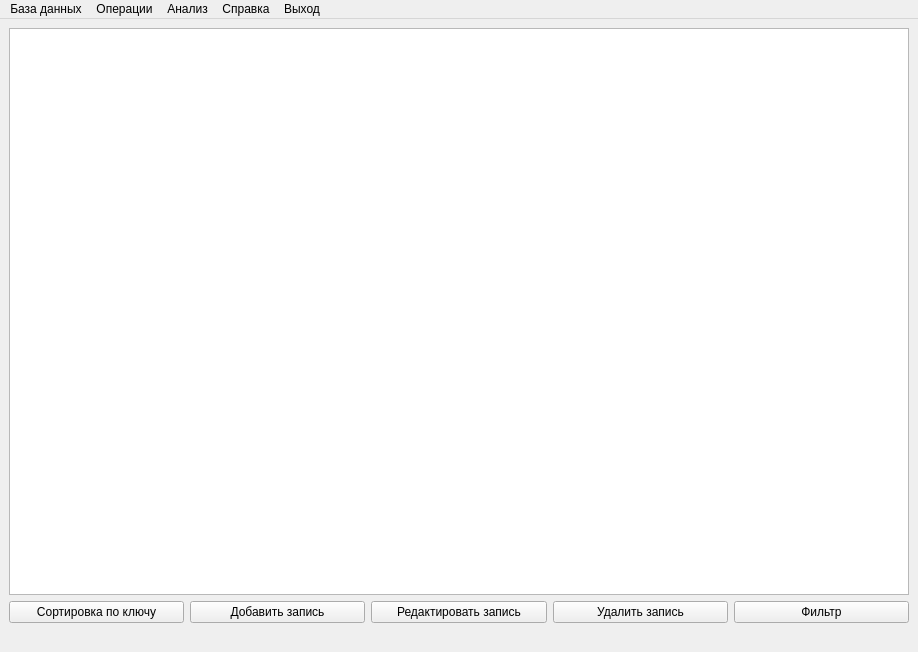
<?xml version="1.0" encoding="UTF-8"?>
<ui version="4.0">
 <class>MainWindow</class>
 <widget class="QMainWindow" name="MainWindow">
  <property name="geometry">
   <rect>
    <x>0</x>
    <y>0</y>
    <width>918</width>
    <height>652</height>
   </rect>
  </property>
  <property name="windowTitle">
   <string>Сопровождение научно-технических программ</string>
  </property>
  <property name="windowIcon">
   <iconset>
    <normaloff>ico.png</normaloff>ico.png</iconset>
  </property>
  <widget class="QWidget" name="centralwidget">
   <layout class="QGridLayout" name="gridLayout">
    <item row="1" column="1">
     <widget class="QPushButton" name="Add_btn">
      <property name="text">
       <string>Добавить запись</string>
      </property>
     </widget>
    </item>
    <item row="1" column="3">
     <widget class="QPushButton" name="Del_btn">
      <property name="text">
       <string>Удалить запись</string>
      </property>
     </widget>
    </item>
    <item row="1" column="2">
     <widget class="QPushButton" name="Edit_btn">
      <property name="text">
       <string>Редактировать запись</string>
      </property>
     </widget>
    </item>
    <item row="1" column="0">
     <widget class="QPushButton" name="Sort_btn">
      <property name="enabled">
       <bool>true</bool>
      </property>
      <property name="focusPolicy">
       <enum>Qt::StrongFocus</enum>
      </property>
      <property name="contextMenuPolicy">
       <enum>Qt::DefaultContextMenu</enum>
      </property>
      <property name="text">
       <string>Сортировка по ключу</string>
      </property>
      <property name="checkable">
       <bool>false</bool>
      </property>
     </widget>
    </item>
    <item row="1" column="4">
     <widget class="QPushButton" name="Filter">
      <property name="text">
       <string>Фильтр</string>
      </property>
     </widget>
    </item>
    <item row="0" column="0" colspan="5">
     <widget class="QTableView" name="tableView"/>
    </item>
    <item row="2" column="0">
     <widget class="QLabel" name="label">
      <property name="text">
       <string/>
      </property>
     </widget>
    </item>
   </layout>
  </widget>
  <widget class="QMenuBar" name="menubar">
   <property name="enabled">
    <bool>true</bool>
   </property>
   <property name="geometry">
    <rect>
     <x>0</x>
     <y>0</y>
     <width>918</width>
     <height>26</height>
    </rect>
   </property>
   <widget class="QMenu" name="menu">
    <property name="enabled">
     <bool>true</bool>
    </property>
    <property name="title">
     <string>База данных</string>
    </property>
    <addaction name="open_tab_1"/>
    <addaction name="open_tab_2"/>
    <addaction name="open_tab_3"/>
   </widget>
   <widget class="QMenu" name="menu_2">
    <property name="title">
     <string>Выход</string>
    </property>
    <addaction name="exit_btn"/>
   </widget>
   <widget class="QMenu" name="menu_3">
    <property name="title">
     <string>Справка</string>
    </property>
    <addaction name="help_btn"/>
   </widget>
   <widget class="QMenu" name="menu_5">
    <property name="title">
     <string>Операции</string>
    </property>
    <addaction name="rebuild_btn"/>
   </widget>
   <widget class="QMenu" name="menu_4">
    <property name="title">
     <string>Анализ</string>
    </property>
    <addaction name="NIR_by_VUZ"/>
    <addaction name="NIR_by_NTP"/>
    <addaction name="NIR_by_type"/>
   </widget>
   <addaction name="menu"/>
   <addaction name="menu_5"/>
   <addaction name="menu_4"/>
   <addaction name="menu_3"/>
   <addaction name="menu_2"/>
  </widget>
  <action name="open_tab_1">
   <property name="text">
    <string>Таблица проектов/НИР</string>
   </property>
  </action>
  <action name="open_tab_2">
   <property name="text">
    <string>Таблица НТП</string>
   </property>
  </action>
  <action name="open_tab_3">
   <property name="text">
    <string>Таблица ВУЗ</string>
   </property>
  </action>
  <action name="exit_btn">
   <property name="text">
    <string>Сохранить и выйти</string>
   </property>
  </action>
  <action name="help_btn">
   <property name="text">
    <string>Вызвать справку</string>
   </property>
  </action>
  <action name="filter_btn">
   <property name="text">
    <string>Фильтр</string>
   </property>
  </action>
  <action name="add_record_btn">
   <property name="text">
    <string>Добавить запись</string>
   </property>
  </action>
  <action name="rebuild_btn">
   <property name="text">
    <string>Пересчёт БД</string>
   </property>
  </action>
  <action name="NIR_by_VUZ">
   <property name="text">
    <string>Распределение НИР по ВУЗ</string>
   </property>
  </action>
  <action name="NIR_by_NTP">
   <property name="text">
    <string>Распределение НИР по НТП</string>
   </property>
  </action>
  <action name="NIR_by_type">
   <property name="text">
    <string>Распределение НИР по характеру</string>
   </property>
  </action>
 </widget>
 <resources/>
 <connections/>
</ui>
